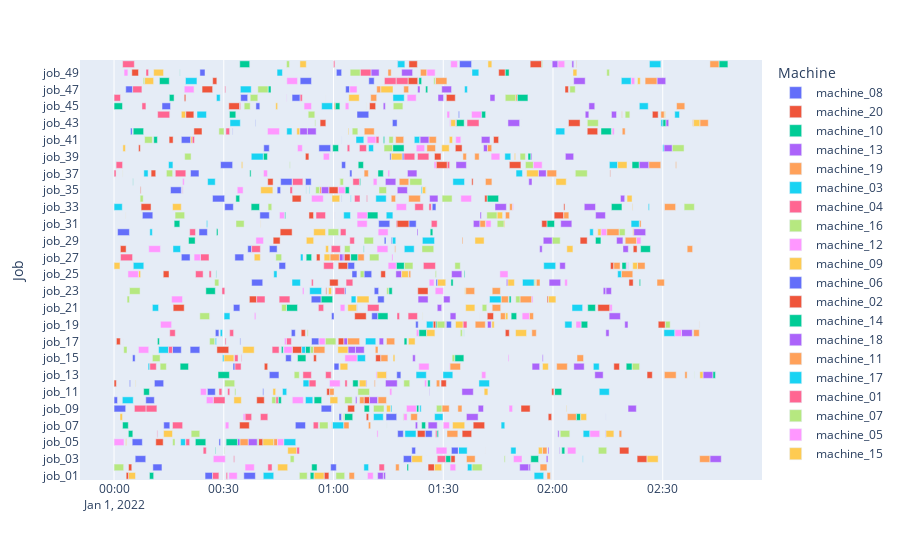

Notebook cell for this chart:
### Code cell
import plotly.express as px
x_bar="Machine"
y_bar="Job"
df.sort_values(inplace=True,by="Job")
fig = px.timeline(df, x_start="Start", x_end="Finish", color=x_bar, y=y_bar)

fig.show()
